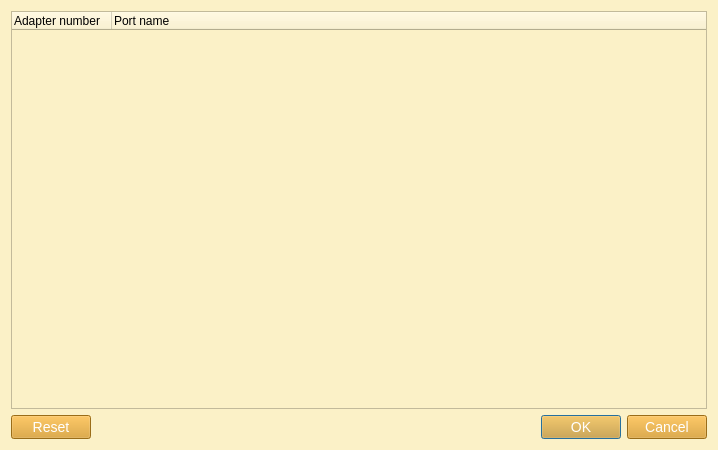
<?xml version="1.0" encoding="UTF-8"?>
<ui version="4.0">
 <class>CustomAdaptersConfigurationDialog</class>
 <widget class="QDialog" name="CustomAdaptersConfigurationDialog">
  <property name="geometry">
   <rect>
    <x>0</x>
    <y>0</y>
    <width>718</width>
    <height>450</height>
   </rect>
  </property>
  <property name="windowTitle">
   <string>Custom adapters configuration</string>
  </property>
  <property name="styleSheet">
   <string notr="true">QWidget{
	background-color: #fbf1c7;
}
QMenuBar::item{
	background-color: #fbf1c7;
}
QDockWidget::title{
	background: #d5c4a1;
	padding-left: 5px;
}
QDockWidget, QMenuBar{
    color: #282828;
    font: bold 14px;
}
QTextEdit, QPlainTextEdit, QLineEdit, QSpinBox, QComboBox {
  background-color: #d5c4a1;
  color: #282828;
}
QTextEdit#uiConsoleTextEdit {
  background-color: #fbf1c7;
  color: #282828;
  font: 13px;
}
QTabWidget {
	font: 14px;
	border-top: 2px;
}
QTabBar::tab {
    background: #d5c4a1;
    color: #282828;
    min-width: 8ex;
    padding: 2px;
	border-top-right-radius: 6px;
	border-top-left-radius: 6px;
}
QTabBar::tab:selected {
    background: #458588;
	color: #FFFFFF;
}
QGroupBox {
    color: #076678;
    font: 14px;
    padding: 15px;
    border-style: none;
}
QMainWindow::separator {
	background: #d5c4a1;
	width: 1px;
	height: 1px;
}
QComboBox {
	selection-background-color: #458588;
	selection-color: #FFFFFF;
}

QToolBar{
	background: #d5c4a1;
	border: 0px;
}
QPushButton {
	background-color: #d79921;
    color: #FFFFFF;
	font: 14px;
}
QToolButton {
	background-color: #d79921;
    color: #FFFFFF;
	font: 14px;
}
QTreeWidget, QListWidget {
	background-color: #fbf1c7;
	color: #282828;
    alternate-background-color: #d5c4a1; 
	font: 14px;
}
QTreeWidget#uiTreeWidget {
	background-color: #d5c4a1;
	color: #282828;
	font: bold 16px;
}
QTreeWidget::item:selected, QTreeWidget::item:hover, QMenu::item:selected,QToolButton::hover,QPushButton::hover,QTabBar::tab:hover {
	background-color: #458588;
	color: #FFFFFF;
}
QMenu {
	background-color: #fbf1c7;
    color: #282828;
}
QLabel {
	color: #282828;
	font: 14px;
}
QLabel#uiTitleLabel {
	color: #282828;
	font: bold 16px;
}

QAbstractScrollArea::corner {
    background: #fbf1c7;
}
QScrollBar::handle:horizontal {
    background: #d5c4a1;
    min-width: 20px;
}
QScrollBar::handle:vertical {
    background: #d5c4a1;
    min-width: 20px;
}
QScrollBar:vertical {
    width: 6px;
}
QScrollBar:horizontal {
    height: 6px;
}
QScrollBar::up-arrow:vertical, QScrollBar::down-arrow:vertical, QScrollBar::down-arrow:horizontal, QScrollBar::up-arrow:horizontal { 
	border: 0px;
    height: 0px; 
    width: 0px; 
}
         
QScrollBar::add-page:horizontal, QScrollBar::sub-page:horizontal, QScrollBar::add-page:vertical, QScrollBar::sub-page:vertical {
  background: none
}
QStatusBar {
	background-color: #d5c4a1;
	color: #282828;
}

QRadioButton, QCheckBox {
  color: #282828;
}
QRadioButton::disabled, QCheckBox::disabled {
  color: gray;
}


</string>
  </property>
  <property name="modal">
   <bool>true</bool>
  </property>
  <layout class="QVBoxLayout" name="verticalLayout">
   <item>
    <widget class="QTreeWidget" name="uiAdaptersTreeWidget">
     <property name="styleSheet">
      <string notr="true">QWidget{
	background-color: #fbf1c7;
}
QMenuBar::item{
	background-color: #fbf1c7;
}
QDockWidget::title{
	background: #d5c4a1;
	padding-left: 5px;
}
QDockWidget, QMenuBar{
    color: #282828;
    font: bold 14px;
}
QTextEdit, QPlainTextEdit, QLineEdit, QSpinBox, QComboBox {
  background-color: #d5c4a1;
  color: #282828;
}
QTextEdit#uiConsoleTextEdit {
  background-color: #fbf1c7;
  color: #282828;
  font: 13px;
}
QTabWidget {
	font: 14px;
	border-top: 2px;
}
QTabBar::tab {
    background: #d5c4a1;
    color: #282828;
    min-width: 8ex;
    padding: 2px;
	border-top-right-radius: 6px;
	border-top-left-radius: 6px;
}
QTabBar::tab:selected {
    background: #458588;
	color: #FFFFFF;
}
QGroupBox {
    color: #076678;
    font: 14px;
    padding: 15px;
    border-style: none;
}
QMainWindow::separator {
	background: #d5c4a1;
	width: 1px;
	height: 1px;
}
QComboBox {
	selection-background-color: #458588;
	selection-color: #FFFFFF;
}

QToolBar{
	background: #d5c4a1;
	border: 0px;
}
QPushButton {
	background-color: #d79921;
    color: #FFFFFF;
	font: 14px;
}
QToolButton {
	background-color: #d79921;
    color: #FFFFFF;
	font: 14px;
}
QTreeWidget, QListWidget {
	background-color: #fbf1c7;
	color: #282828;
    alternate-background-color: #d5c4a1; 
	font: 14px;
}
QTreeWidget#uiTreeWidget {
	background-color: #d5c4a1;
	color: #282828;
	font: bold 16px;
}
QTreeWidget::item:selected, QTreeWidget::item:hover, QMenu::item:selected,QToolButton::hover,QPushButton::hover,QTabBar::tab:hover {
	background-color: #458588;
	color: #FFFFFF;
}
QMenu {
	background-color: #fbf1c7;
    color: #282828;
}
QLabel {
	color: #282828;
	font: 14px;
}
QLabel#uiTitleLabel {
	color: #282828;
	font: bold 16px;
}

QAbstractScrollArea::corner {
    background: #fbf1c7;
}
QScrollBar::handle:horizontal {
    background: #d5c4a1;
    min-width: 20px;
}
QScrollBar::handle:vertical {
    background: #d5c4a1;
    min-width: 20px;
}
QScrollBar:vertical {
    width: 6px;
}
QScrollBar:horizontal {
    height: 6px;
}
QScrollBar::up-arrow:vertical, QScrollBar::down-arrow:vertical, QScrollBar::down-arrow:horizontal, QScrollBar::up-arrow:horizontal { 
	border: 0px;
    height: 0px; 
    width: 0px; 
}
         
QScrollBar::add-page:horizontal, QScrollBar::sub-page:horizontal, QScrollBar::add-page:vertical, QScrollBar::sub-page:vertical {
  background: none
}
QStatusBar {
	background-color: #d5c4a1;
	color: #282828;
}

QRadioButton, QCheckBox {
  color: #282828;
}
QRadioButton::disabled, QCheckBox::disabled {
  color: gray;
}


</string>
     </property>
     <column>
      <property name="text">
       <string>Adapter number</string>
      </property>
     </column>
     <column>
      <property name="text">
       <string>Port name</string>
      </property>
     </column>
    </widget>
   </item>
   <item>
    <widget class="QDialogButtonBox" name="uiButtonBox">
     <property name="orientation">
      <enum>Qt::Horizontal</enum>
     </property>
     <property name="standardButtons">
      <set>QDialogButtonBox::Cancel|QDialogButtonBox::Ok|QDialogButtonBox::Reset</set>
     </property>
    </widget>
   </item>
  </layout>
 </widget>
 <resources>
  <include location="../../resources/resources.qrc"/>
 </resources>
 <connections>
  <connection>
   <sender>uiButtonBox</sender>
   <signal>accepted()</signal>
   <receiver>CustomAdaptersConfigurationDialog</receiver>
   <slot>accept()</slot>
   <hints>
    <hint type="sourcelabel">
     <x>248</x>
     <y>254</y>
    </hint>
    <hint type="destinationlabel">
     <x>157</x>
     <y>274</y>
    </hint>
   </hints>
  </connection>
  <connection>
   <sender>uiButtonBox</sender>
   <signal>rejected()</signal>
   <receiver>CustomAdaptersConfigurationDialog</receiver>
   <slot>reject()</slot>
   <hints>
    <hint type="sourcelabel">
     <x>316</x>
     <y>260</y>
    </hint>
    <hint type="destinationlabel">
     <x>286</x>
     <y>274</y>
    </hint>
   </hints>
  </connection>
 </connections>
</ui>
